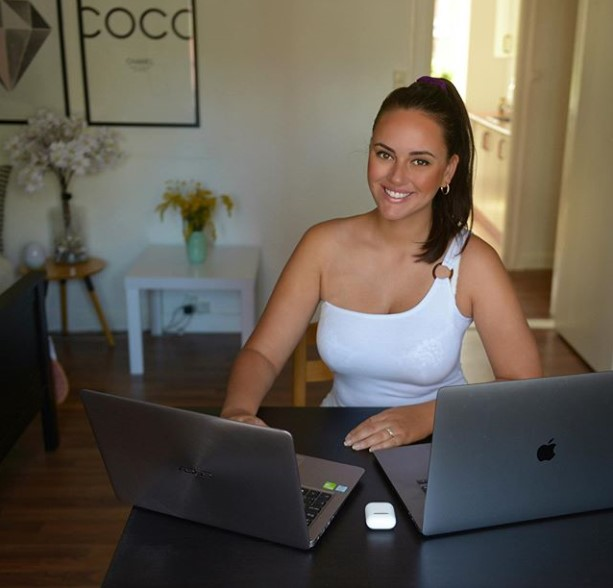
#> input picture Resources/test.jpg, 613 x 588 px
$ python __init__.py
#> lines starting #> are read from the running program, lines starting #| are printed output that depends on the picture
# resizing images
import cv2

img = cv2.imread("./../Resources/test.jpg")
#> img is the input picture: shape (588, 613, 3); mean B, G, R 81, 91.8, 99.3
print("original size : ",img.shape)
#| original size :  (588, 613, 3)
cv2.imshow("original",img)

imgResized = cv2.resize(img,(200,200))
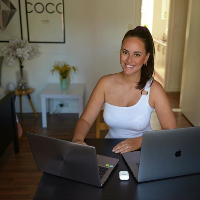
#> imgResized: shape (200, 200, 3); mean B, G, R 80.9, 91.7, 99.2
print("rezised : ",imgResized.shape)
#| rezised :  (200, 200, 3)
cv2.imshow("resized",imgResized)

imgCroped = img[0:200,200:400] #height wiidth
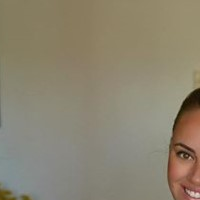
#> imgCroped: shape (200, 200, 3); mean B, G, R 112.3, 131.6, 139.5
cv2.imshow("croped",imgCroped)
cv2.waitKey(0)
